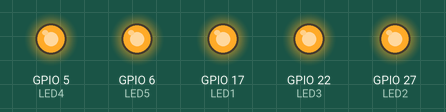
Recording of a program running on a simulated Raspberry Pi (BCM pin numbers). Shown: output pins drawn as LEDs (lit = HIGH). At 5.0 s the program stops and its outputs stay as they are.

Above: at 0.1 s.
At 5.1 s:
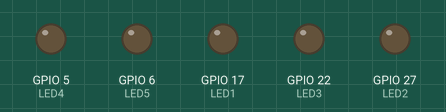
Timing chart, 0 to 6.5 s (numbered marks = the images above):
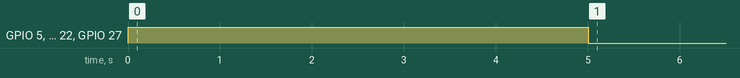

Measured:
- by itself, GPIO 5 (LED4), GPIO 6 (LED5), GPIO 17 (LED1), GPIO 22 (LED3), GPIO 27 (LED2): LOW → HIGH at 0.00 s, → LOW 5.0 s later

The program:

03_Blink_BinaryNumber.py
```python
import RPi.GPIO as GPIO
import time

GPIO.setmode(GPIO.BCM)
LED1 =17
LED2 =27
LED3 =22
LED4 =5
LED5 =6
ON=1
OFF =0

GPIO.setup(LED1,GPIO.OUT)
GPIO.setup(LED2,GPIO.OUT)
GPIO.setup(LED3,GPIO.OUT)
GPIO.setup(LED4,GPIO.OUT)
GPIO.setup(LED5,GPIO.OUT)

GPIO.output(LED1,ON)
GPIO.output(LED2,ON)
GPIO.output(LED3,ON)
GPIO.output(LED4,ON)
GPIO.output(LED5,ON)

time.sleep(5)

GPIO.cleanup()
```
